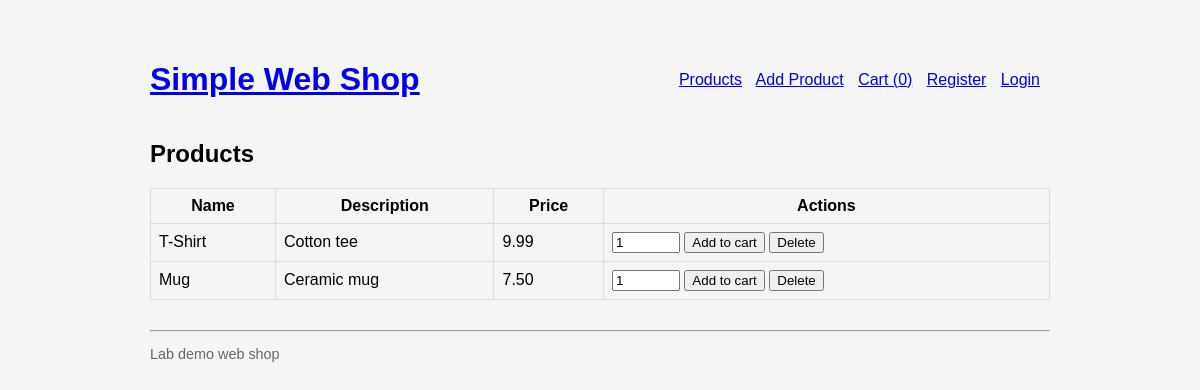
Before: / with the older database file.
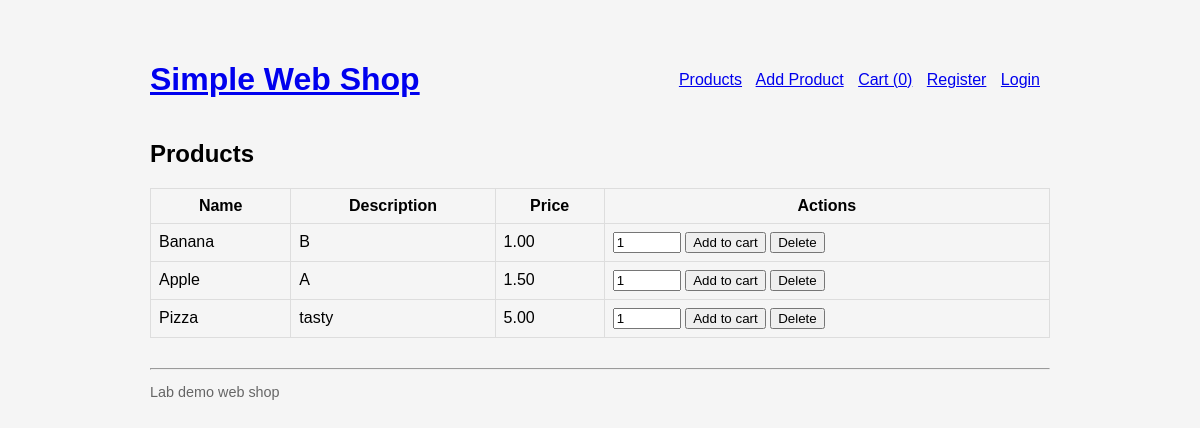
After: the same page with the newer database file.
### projekt/models.py (models this page shows)
class Product(db.Model):
    id = db.Column(db.Integer, primary_key=True)
    name = db.Column(db.String(200), nullable=False)
    description = db.Column(db.Text, default='')
    price = db.Column(db.Numeric(10, 2), nullable=False)

### projekt/routes.py (the view)
@app.route('/')
def index():
    products = Product.query.all()
    return render_template('index.html', products=products, cart=get_cart())

### projekt/routes.py (called while the page is built)
def get_cart():
    return session.get('cart', {})  # {product_id: quantity}

### projekt/templates/index.html (shortened to what this page needs)
{% extends "base.html" %}
{% block content %}
  <h2>Products</h2>
  <table>
    <tr><th>Name</th><th>Description</th><th>Price</th><th>Actions</th></tr>
    {% for p in products %}
      <tr>
        <td>{{ p.name }}</td>
        <td>{{ p.description }}</td>
        <td>{{ "%.2f"|format(p.price) }}</td>
        <td>
          <form style="display:inline" method="post" action="{{ url_for('cart_add', product_id=p.id) }}">
            <input type="number" name="quantity" value="1" min="1" style="width:60px"/>
            <button type="submit">Add to cart</button>
          </form>
          <form style="display:inline" method="post" action="{{ url_for('product_delete', product_id=p.id) }}" onsubmit="return confirm('Delete product?');">
            <button type="submit">Delete</button>
          </form>
        </td>
      </tr>
    {% endfor %}
  </table>
{% endblock %}

### projekt/templates/base.html (shortened to what this page needs)
<!doctype html>
<html>
<head>
  <link rel="stylesheet" href="{{ url_for('static', filename='style.css') }}">
</head>
<body>
  <header>
    <div><h1><a href="{{ url_for('index') }}">Simple Web Shop</a></h1></div>
    <nav>
      <a href="{{ url_for('index') }}">Products</a>
      <a href="{{ url_for('product_new') }}">Add Product</a>
      <a href="{{ url_for('cart_view') }}">Cart ({{ session.get('cart')|length if session.get('cart') else 0 }})</a>
      {% if current_user.is_authenticated %}
        <a href="{{ url_for('orders') }}">My Orders</a>
        <a href="{{ url_for('profile') }}">Profile</a>
        <a href="{{ url_for('logout') }}">Logout</a>
      {% else %}
        <a href="{{ url_for('register') }}">Register</a>
        <a href="{{ url_for('login') }}">Login</a>
      {% endif %}
    </nav>
  </header>
  {% block content %}{% endblock %}
  <footer style="margin-top: 30px; font-size:90%; color:#666">
    <hr/>
    <p>Lab demo web shop</p>
  </footer>
</body>
</html>

### projekt/static/style.css (style rules this page uses)
body { font-family: Arial, sans-serif; background-color: #f5f5f5; margin: 0; padding: 20px; }
h1 { text-align: center; }

### projekt/templates/base.html (style rules this page uses)
body { font-family: Arial, sans-serif; max-width: 900px; margin: 20px auto; }
header { display:flex; justify-content:space-between; align-items:center; }
nav a { margin-right: 10px; }
table { width:100%; border-collapse: collapse; margin-top:12px; }
table th, table td { border:1px solid #ddd; padding:8px; }

Changed rows visible on the page:
changed Product: name "T-Shirt" → "Banana"; description "Cotton tee" → "B"; price "9.99" → "1.00"
changed Product: name "Mug" → "Apple"; description "Ceramic mug" → "A"; price "7.50" → "1.50"
added Product: name "Pizza", description "tasty", price "5.00"
